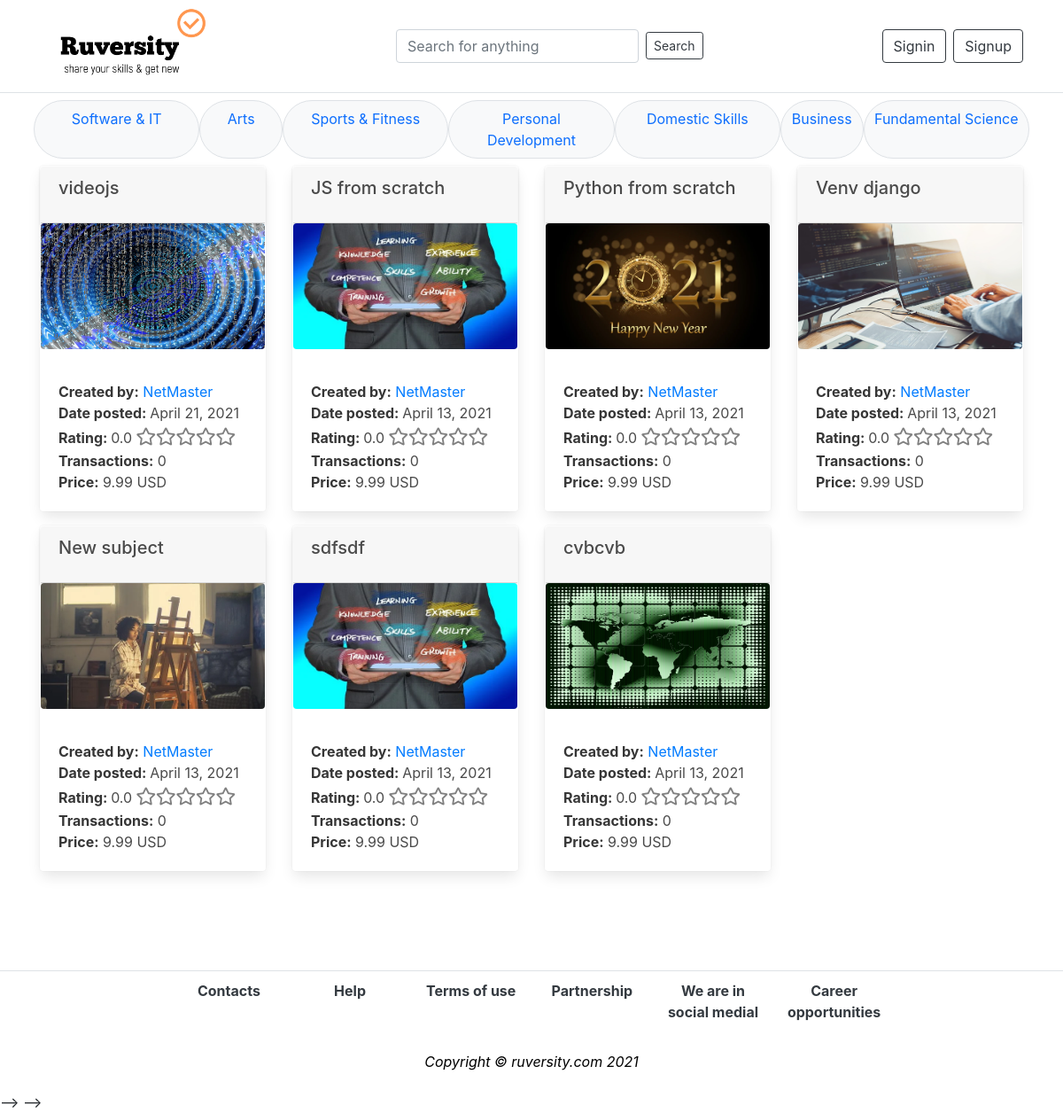
/main_page/, run on an earlier commit of the app's database.
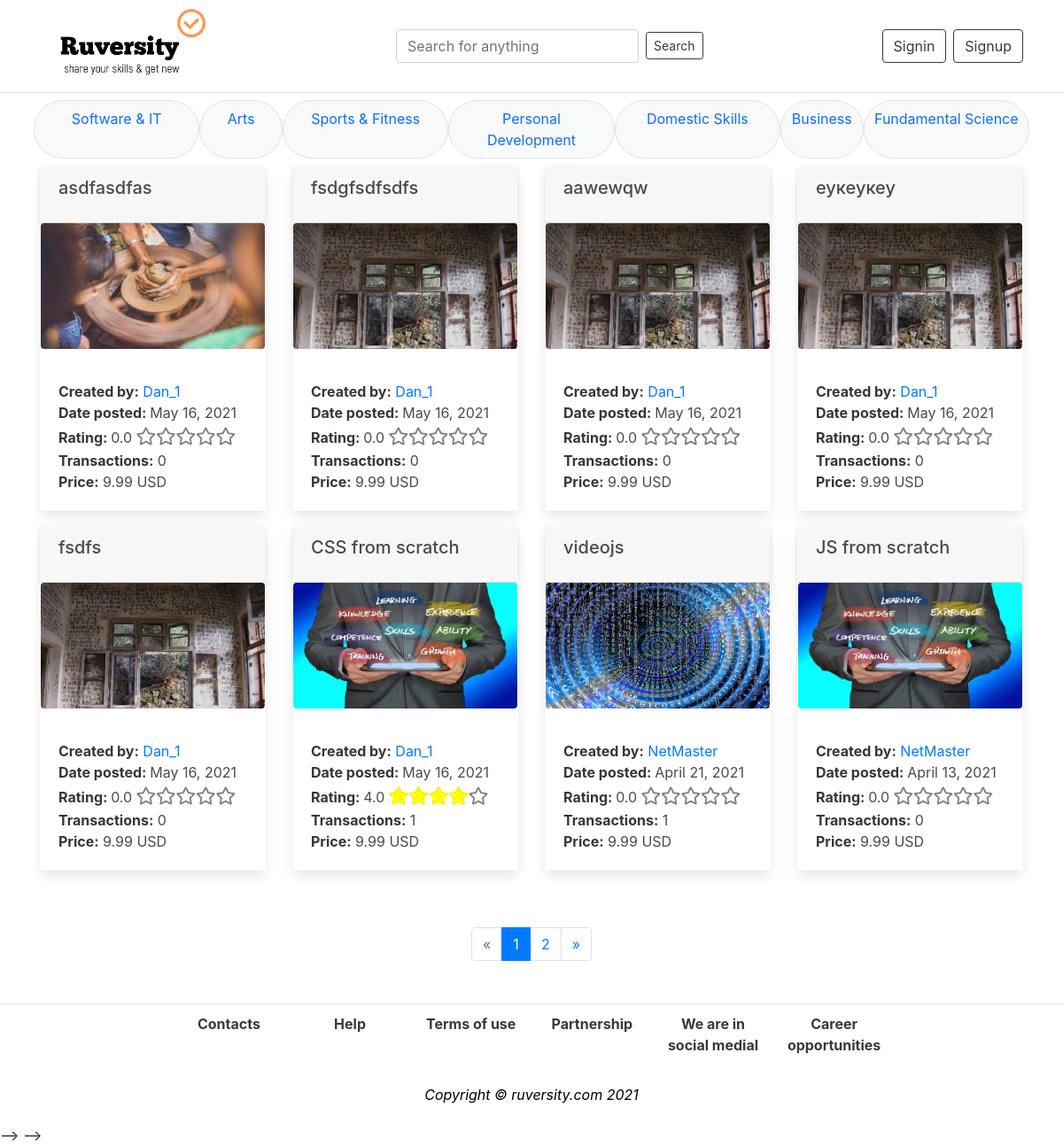
And on a later commit of the database.
### app_content/models.py (models this page shows, shortened)
class MainSubject(models.Model):
    category = models.ForeignKey(Category, on_delete=models.DO_NOTHING)
    title = models.CharField(max_length=100)
    description = models.TextField(null=True)
    prerequisite = models.TextField(null=True)
    date_posted = models.DateField(auto_now_add=True)
    thumbnail_file = models.FileField(upload_to='uploads')
    author = models.ForeignKey(User, on_delete=models.DO_NOTHING)
    price = models.ForeignKey(Price, on_delete=models.DO_NOTHING)
    language = models.ForeignKey(Language, on_delete=models.DO_NOTHING)
    percent = models.CharField(max_length=50, default='0%')
    total = models.IntegerField(default=0)  # Общее число баллов
    quantity = models.IntegerField(default=0)  # Кол-во оценок
    av_rating = models.DecimalField(max_digits=3, decimal_places=1, default=0)  # average rating
    transactions = models.IntegerField(default=0)#counter
    reviews = models.IntegerField(default=0)#counter
    ready = models.BooleanField(default=False)
    checked = models.BooleanField(default=False)
    blocked = models.BooleanField(default=False)
    discount_programs = models.BooleanField(default=True)
    length = models.DecimalField(max_digits=5, decimal_places=2, default=0)

class Price(models.Model):
    regular = models.DecimalField(max_digits=5, decimal_places=2)
    discount = models.DecimalField(max_digits=5, decimal_places=2)

### app_content/views.py (the view)
# urls.py: path('main_page/', views.main_page, name='main_page'),
def main_page(request):
    subjects = MainSubject.objects.filter(ready='True').exclude(
        blocked='True').order_by('-date_posted')
    discount_time = DiscountOn.objects.get(id=1)
    paginator = Paginator(subjects, 8)
    page = request.GET.get('page')
    paged_subjects = paginator.get_page(page)
    context = {
        'subjects': paged_subjects,
        'discount_time': discount_time
    }
    return render(request, 'main_page.html', context)

### templates/main_page.html (shortened to what the changed rows need)
{% extends 'base.html' %}
{% block content %}
<div class="container">
    <div class="row">
{% for subject in subjects %}
        <div class="col-sm-3">
            <div class="card mb-3 img_scale" style="border-color: transparent;">
                    <div class="card-header" style='height:4rem' ><h5>{{subject.title}}</h5></div>
                    <a href="{% url 'subject' subject.id %}">
                        <figure class="image is-16by9">
                            <img src="{{subject.thumbnail_file.url}}" alt="Placeholder image" class='rounded-2 img-fluid'>
                        </figure>
                    </a>
                    <div class="card-body">
                    <div class="row">
                        <div class="col"><strong>Created by:</strong>
                            <a href="{% url 'author_page' subject.author.id %}">{{subject.author}}</a>
                        </div>
                    </div>
                    <div class="row">
                        <div class="col"><strong>Date posted: </strong>{{subject.date_posted}}</div>
                    </div>
                    <div class="row">
                        <div class="col">
                            <strong>
                    Rating:
                            </strong> {{subject.av_rating}}
                        <div class="stars-outer">
                            <div class="stars-inner" style="width: {{subject.percent}}"></div>
                        </div>
                    </div>
                    </div>
                    <div class="row">
                        <div class="col">
                        <strong>Transactions:</strong> {{subject.transactions}}
                        </div>
                    </div>
                    {% if subject.discount_programs == True and discount_time.discount_on == True %}
                        <div class="row">
                            <div class="col">
                                <strong>Price:</strong> {{subject.price.discount}} USD
                            </div>
                        </div>
                    {% else %}
                        <div class="row">
                            <div class="col">
                                <strong>Price:</strong> {{subject.price.regular}} USD
                            </div>
                        </div>
                    {% endif %}
                </div>
            </div>
        </div>
{% endfor %}
    </div>
<div class="row m-5">
    <div class="col">
    {% if subjects.has_other_pages %}
        <ul class="pagination justify-content-center">
            {% if subjects.has_previous %}
                <li class="page-item">
                    <a href="?page={{subjects.previous_page_number}}" class="page-link">&laquo;</a>
                </li>
            {% else %}
                <li class="page-item disabled">
                    <a class="page-link">&laquo;</a>
                </li>
            {% endif %}
            {% for i in subjects.paginator.page_range%}
                {% if subjects.number == i %}
                <li class="page-item active">
                    <a class="page-link">{{i}}</a>
                </li>
                {% else %}
                <li class="page-item">
                    <a href="?page={{i}}" class="page-link">{{i}}</a>
                </li>
                {% endif %}
            {% endfor %}
            {% if subjects.has_next %}
            <li class="page-item">
                <a href="?page={{subjects.next_page_number}}" class="page-link">&raquo;</a>
            </li>
            {% else %}
            <li class="page-item disabled">
                <a class="page-link">&raquo;</a>
            </li>
            {% endif %}
        </ul>
    {%endif %}
    </div>
</div>
</div>
{% endblock %}

What changed in the data, as far as the page shows it:
no longer on this page (row edited): MainSubject: title "Python from scratch", thumbnail_file (picture), author "NetMaster", date_posted "April 13, 2021", av_rating "0.0", transactions "0", price.discount "9.99"
no longer on this page (row unchanged): MainSubject: title "Venv django", thumbnail_file (picture), author "NetMaster", date_posted "April 13, 2021", av_rating "0.0", transactions "0", price.discount "9.99"
no longer on this page (row unchanged): MainSubject: title "New subject", thumbnail_file (picture), author "NetMaster", date_posted "April 13, 2021", av_rating "0.0", transactions "0", price.discount "9.99"
no longer on this page (row unchanged): MainSubject: title "sdfsdf", thumbnail_file (picture), author "NetMaster", date_posted "April 13, 2021", av_rating "0.0", transactions "0", price.discount "9.99"
no longer on this page (row unchanged): MainSubject: title "cvbcvb", thumbnail_file (picture), author "NetMaster", date_posted "April 13, 2021", av_rating "0.0", transactions "0", price.discount "9.99"
added MainSubject: title "asdfasdfas", thumbnail_file (picture), author "Dan_1", date_posted "May 16, 2021", av_rating "0.0", transactions "0", price.discount "9.99"
added MainSubject: title "fsdgfsdfsdfs", thumbnail_file (picture), author "Dan_1", date_posted "May 16, 2021", av_rating "0.0", transactions "0", price.discount "9.99"
added MainSubject: title "aawewqw", thumbnail_file (picture), author "Dan_1", date_posted "May 16, 2021", av_rating "0.0", transactions "0", price.discount "9.99"
added MainSubject: title "еукеукеу", thumbnail_file (picture), author "Dan_1", date_posted "May 16, 2021", av_rating "0.0", transactions "0", price.discount "9.99"
added MainSubject: title "fsdfs", thumbnail_file (picture), author "Dan_1", date_posted "May 16, 2021", av_rating "0.0", transactions "0", price.discount "9.99"
added MainSubject: title "CSS from scratch", thumbnail_file (picture), author "Dan_1", date_posted "May 16, 2021", av_rating "4.0", transactions "1", price.discount "9.99"
changed MainSubject "videojs": transactions "0" → "1"
Also different on the page:
new list line: "1"
new list line: "2"
